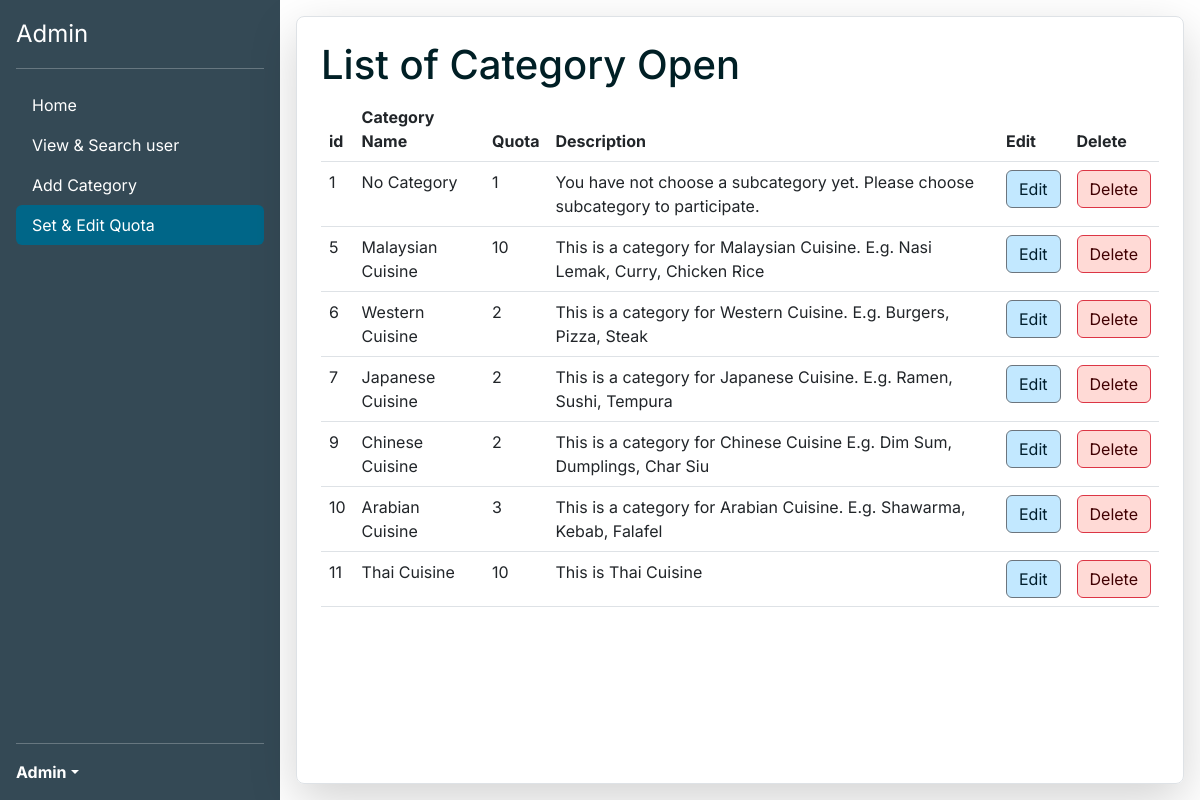
The page /src/adminmain4.php (signed in) on the database its author committed.
### tables this page shows
CREATE TABLE IF NOT EXISTS `category1` (
  `id_Category` int NOT NULL AUTO_INCREMENT,
  `Category` varchar(255) NOT NULL,
  `CategoryQuota` varchar(255) NOT NULL,
  `Descrip` varchar(255) NOT NULL,
  PRIMARY KEY (`id_Category`)
);

### src/adminmain4.php (the view, shortened to what this page needs)
<?php
$name = $_SESSION['username'];
$servername = "localhost";
$userdb = "root";
$passworddb = "";
$dbname = "database1";
$conn = mysqli_connect($servername, $userdb, $passworddb, $dbname);
$sql = "SELECT * FROM category1";
$result = mysqli_query($conn, $sql);
?>
<!DOCTYPE html>
<html lang="en">
<head>
  <link href="https://cdn.jsdelivr.net/npm/bootstrap@5.3.0-alpha3/dist/css/bootstrap.min.css" rel="stylesheet"
>
  <link rel="stylesheet" href="styles.css">
</head>
<body class="d-flex flex-nowrap">
  <div class="d-flex flex-column flex-shrink-0 p-3 text-white bg-dark " style="width: 280px; height: 100vh;">
    <a href="#" class="d-flex align-items-center mb-3 mb-md-0 me-md-auto text-white text-decoration-none">
      <span class="fs-4">Admin</span>
    </a>
    <hr>
    <ul class="nav nav-pills flex-column mb-auto">
      <li class="nav-item">
        <a href="adminmain.php" class="nav-link text-white">Home</a>
      </li>
      <li>
        <a href="adminmain2.php" class="nav-link text-white"> View & Search user</a>
      </li>
      <li>
        <a href="adminmain3.php" class="nav-link text-white"> Add Category</a>
      </li>
      <li>
        <a href="adminmain4.php" class="nav-link active" aria-current="page">Set & Edit Quota</a>
      </li>
    </ul>
    <hr>
    <div class="dropdown">
      <a href="#" class="d-flex align-items-center text-white text-decoration-none dropdown-toggle" id="dropdownUser1"
        data-bs-toggle="dropdown" aria-expanded="false">
        <strong>
          <?php echo $name; ?>
        </strong>
      </a>
    </div>
  </div>
  <div class="container-fluid m-3 p-4 rounded-3 border shadow-lg">
    <div>
      <?php if (mysqli_num_rows($result) > 0) { ?>
        <h1>List of Category Open</h1>
        <table class="table">
          <thead>
            <tr>
              <th scope="col">id</th>
              <th scope="col">Category Name</th>
              <th scope="col">Quota</th>
              <th scope="col">Description</th>
              <th scope="col">Edit</th>
              <th scope="col">Delete</th>
            </tr>
          </thead>
          <tbody>
            <?php
            while ($table = mysqli_fetch_array($result, MYSQLI_NUM)) {
              $id = $table[0];
              $name = $table[1];
              $Quota = $table[2];
              $Descrip = $table[3];
              echo "<tr>";
              echo "<td>$id</td>";
              echo "<td>$name</td>";
              echo "<td>$Quota</td>";
              echo "<td>$Descrip</td>";
              echo "<td><button class='btn btn-secondary'name='update'type='submit' data-bs-toggle='modal' data-bs-target='#exampleModal$id' value='$id'>Edit</button></td>";
              echo "<td><form method='POST' action='delete.php'><button class='btn btn-danger'name='delete1'type='submit' onclick='return myconfirmed()' value='$id'>Delete</button></form></td>";
              echo "</tr>";
              ?>
              <?php
            }
      }
      ?>
        </tbody>
      </table>
    </div>
  </div>
</body>
</html>

### src/styles.css (style rules this page uses)
* { font-family: 'Inter',sans-serif; }
body { background-color: #ffffff; color:#001f25; }
.bg-dark { background-color: #344955 !important; color:#ffffff; }
.nav-pills .nav-link.active, .nav-pills .show>.nav-link { color: #ffffff; background-color: #006688; }
.btn-secondary { background-color: #c2e8ff; color:#001e2c; }
.btn-danger { color: #410002 !important; background-color: #ffdad6 ; }

### rows shown on the page
category1: id_Category "1", Category "No Category", CategoryQuota "1", Descrip "You have not choose a subcategory yet. Please choose subcategory to participate."
category1: id_Category "5", Category "Malaysian Cuisine", CategoryQuota "10", Descrip "This is a category for Malaysian Cuisine. E.g. Nasi Lemak, Curry, Chicken Rice"
category1: id_Category "6", Category "Western Cuisine", CategoryQuota "2", Descrip "This is a category for Western Cuisine. E.g. Burgers, Pizza, Steak"
category1: id_Category "7", Category "Japanese Cuisine", CategoryQuota "2", Descrip "This is a category for Japanese Cuisine. E.g. Ramen, Sushi, Tempura"
category1: id_Category "9", Category "Chinese Cuisine", CategoryQuota "2", Descrip "This is a category for Chinese Cuisine E.g. Dim Sum, Dumplings, Char Siu"
category1: id_Category "10", Category "Arabian Cuisine", CategoryQuota "3", Descrip "This is a category for Arabian Cuisine. E.g. Shawarma, Kebab, Falafel"
category1: id_Category "11", Category "Thai Cuisine", CategoryQuota "10", Descrip "This is Thai Cuisine"

### other values the page prints
$name "Admin"
